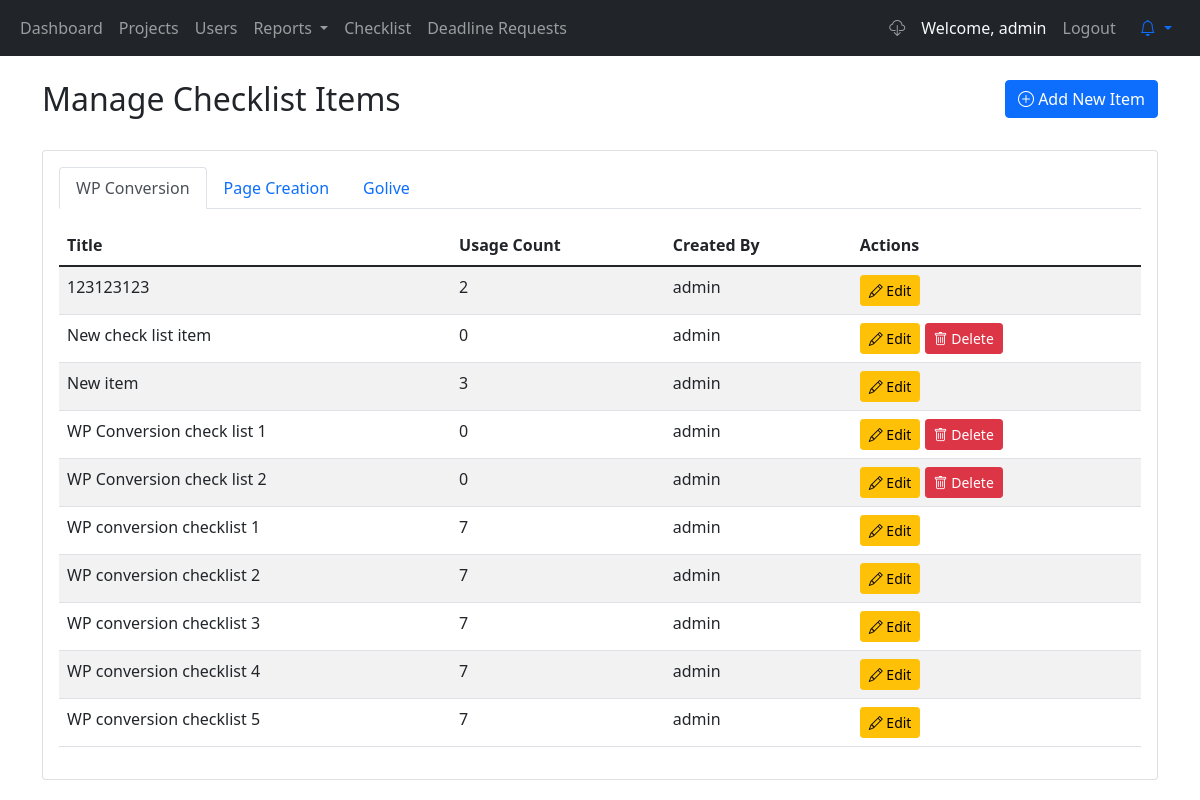
The page /manage_checklist.php (signed in) on the database its author committed.
### tables this page shows
CREATE TABLE IF NOT EXISTS `checklist_items` (
  `id` int NOT NULL AUTO_INCREMENT,
  `stage` enum('wp_conversion','page_creation','golive') NOT NULL,
  `title` varchar(255) NOT NULL,
  `how_to_check` text NOT NULL,
  `how_to_fix` text NOT NULL,
  `created_by` int DEFAULT NULL,
  `is_archived` tinyint(1) DEFAULT '0',
  `archived_at` datetime DEFAULT NULL,
  `archived_by` int DEFAULT NULL,
  PRIMARY KEY (`id`),
  KEY `created_by` (`created_by`),
  KEY `idx_archived` (`is_archived`)
);

CREATE TABLE IF NOT EXISTS `users` (
  `id` int NOT NULL AUTO_INCREMENT,
  `username` varchar(50) NOT NULL,
  `email` varchar(255) NOT NULL,
  `password` varchar(255) NOT NULL,
  `role` enum('admin','qa_manager','qa_reporter','webmaster') NOT NULL,
  `created_at` timestamp NULL DEFAULT CURRENT_TIMESTAMP,
  PRIMARY KEY (`id`),
  UNIQUE KEY `username` (`username`),
  UNIQUE KEY `unique_email` (`email`(191))
);

### includes/config.php (called while the page is built, shortened)
<?php
function getUserRole() {
    return $_SESSION['user_role'] ?? null;
}
function url($path = '') {
    return BASE_URL . ltrim($path, '/');
}

### manage_checklist.php (the view, shortened to what this page needs)
<?php
require_once 'includes/config.php';
$user_role = getUserRole();
$query = "SELECT ci.*, u.username as created_by_name,
          (SELECT COUNT(*) FROM project_checklist_status WHERE checklist_item_id = ci.id) as usage_count
          FROM checklist_items ci
          LEFT JOIN users u ON ci.created_by = u.id
          ORDER BY ci.stage, ci.title";
$checklist_items = $conn->query($query);
require_once 'includes/header.php';
?>
    <div class="container mt-4">
        <div class="row mb-4">
            <div class="col">
                <h2>Manage Checklist Items</h2>
            </div>
            <div class="col-auto">
                <button class="btn btn-primary" data-bs-toggle="modal" data-bs-target="#addItemModal">
                    <i class="bi bi-plus-circle"></i> Add New Item
                </button>
            </div>
        </div>
        <div class="card">
            <div class="card-body">
                <ul class="nav nav-tabs" id="stageTabs" role="tablist">
                    <li class="nav-item">
                        <a class="nav-link active" id="wp-tab" data-bs-toggle="tab" href="#wp" role="tab">
                            WP Conversion
                        </a>
                    </li>
                    <li class="nav-item">
                        <a class="nav-link" id="page-tab" data-bs-toggle="tab" href="#page" role="tab">
                            Page Creation
                        </a>
                    </li>
                    <li class="nav-item">
                        <a class="nav-link" id="golive-tab" data-bs-toggle="tab" href="#golive" role="tab">
                            Golive
                        </a>
                    </li>
                </ul>
                <div class="tab-content mt-3">
                    <?php
                    $stages = ['wp_conversion', 'page_creation', 'golive'];
                    foreach ($stages as $stage):
                        $active = $stage == 'wp_conversion' ? 'show active' : '';
                    ?>
                    <div class="tab-pane fade <?php echo $active; ?>"
                         id="<?php echo explode('_', $stage)[0]; ?>" role="tabpanel">
                        <div class="table-responsive">
                            <table class="table table-striped">
                                <thead>
                                    <tr>
                                        <th>Title</th>
                                        <th>Usage Count</th>
                                        <th>Created By</th>
                                        <th>Actions</th>
                                    </tr>
                                </thead>
                                <tbody>
                                    <?php
                                    $checklist_items->data_seek(0);
                                    while ($item = $checklist_items->fetch_assoc()):
                                        if ($item['stage'] == $stage):
                                    ?>
                                    <tr>
                                        <td><?php echo htmlspecialchars($item['title']); ?></td>
                                        <td><?php echo $item['usage_count']; ?></td>
                                        <td><?php echo htmlspecialchars($item['created_by_name']); ?></td>
                                        <td>
                                            <button class="btn btn-sm btn-warning"
                                                    onclick="editItem(<?php echo htmlspecialchars(json_encode($item)); ?>)">
                                                <i class="bi bi-pencil"></i> Edit
                                            </button>
                                            <?php if ($item['usage_count'] == 0): ?>
                                            <form method="POST" class="d-inline"
                                                  onsubmit="return confirm('Are you sure you want to delete this item?');">
                                                <button type="submit" class="btn btn-sm btn-danger">
                                                    <i class="bi bi-trash"></i> Delete
                                                </button>
                                            </form>
                                            <?php endif; ?>
                                        </td>
                                    </tr>
                                    <?php
                                        endif;
                                    endwhile;
                                    ?>
                                </tbody>
                            </table>
                        </div>
                    </div>
                    <?php endforeach; ?>
                </div>
            </div>
        </div>
    </div>
</body>
</html>

### includes/header.php (shortened to what this page needs)
<!DOCTYPE html>
<html lang="en">
<head>
    <link href="https://cdn.jsdelivr.net/npm/bootstrap@5.1.3/dist/css/bootstrap.min.css" rel="stylesheet">
    <link rel="stylesheet" href="https://cdn.jsdelivr.net/npm/bootstrap-icons@1.7.2/font/bootstrap-icons.css">
</head>
<body>
<nav class="navbar navbar-expand-lg navbar-dark bg-dark">
        <div class="container-fluid">
            <div class="collapse navbar-collapse" id="navbarNav">
                <ul class="navbar-nav me-auto">
                    <li class="nav-item">
                        <a class="nav-link" href="<?php echo url('dashboard.php'); ?>">Dashboard</a>
                    </li>
                    <?php if (in_array($user_role, ['admin', 'qa_manager'])): ?>
                    <li class="nav-item">
                        <a class="nav-link" href="<?php echo url('projects.php'); ?>">Projects</a>
                    </li>
                        <li class="nav-item">
                        <a class="nav-link" href="<?php echo url('users.php'); ?>">Users</a>
                    </li>
                    <li class="nav-item dropdown">
                        <a class="nav-link dropdown-toggle" href="#" id="reportsDropdown" role="button" data-bs-toggle="dropdown" aria-expanded="false">
                            Reports
                        </a>
                    </li>
                    <li class="nav-item">
                        <a class="nav-link " href="<?php echo url('manage_checklist.php'); ?>">Checklist</a>
                    </li>
                    <?php if (getUserRole() === 'admin'): ?>
                    <li class="nav-item">
                        <a class="nav-link" href="deadline_requests.php">
                            Deadline Requests
                        </a>
                    </li>
                    <?php endif; ?>
                    <?php endif; ?>
                </ul>
                <div class="navbar-nav">
                <a class="nav-link" href="<?php echo url('admin/check_update.php'); ?>">
                            <i class="bi bi-cloud-download"></i>
                        </a>
                    <span class="nav-item nav-link text-light">Welcome, <?php echo htmlspecialchars($_SESSION['username']); ?></span>
                    <a class="nav-link" href="<?php echo url('logout.php'); ?>">Logout</a>
                </div>
                <div class="nav-item dropdown">
                    <a class="nav-link dropdown-toggle position-relative" href="#" id="notificationsDropdown" role="button" data-bs-toggle="dropdown" aria-expanded="false">
                        <i class="bi bi-bell"></i>
                    </a>
                </div>
            </div>
        </div>
    </nav>
</body>
</html>

### rows shown on the page
checklist_items: title "123123123", usage_count "2", users.username "admin"
checklist_items: title "New check list item", usage_count "0", users.username "admin"
checklist_items: title "New item", usage_count "3", users.username "admin"
checklist_items: title "WP Conversion check list 1", usage_count "0", users.username "admin"
checklist_items: title "WP Conversion check list 2", usage_count "0", users.username "admin"
checklist_items: title "WP conversion checklist 1", usage_count "7", users.username "admin"
checklist_items: title "WP conversion checklist 2", usage_count "7", users.username "admin"
checklist_items: title "WP conversion checklist 3", usage_count "7", users.username "admin"
checklist_items: title "WP conversion checklist 4", usage_count "7", users.username "admin"
checklist_items: title "WP conversion checklist 5", usage_count "7", users.username "admin"

### other values the page prints
$_SESSION['username'] "admin"
